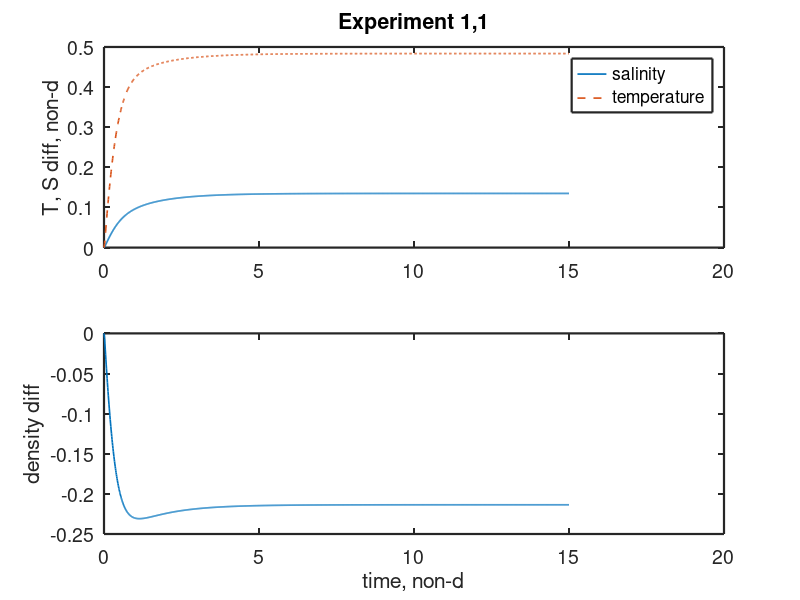
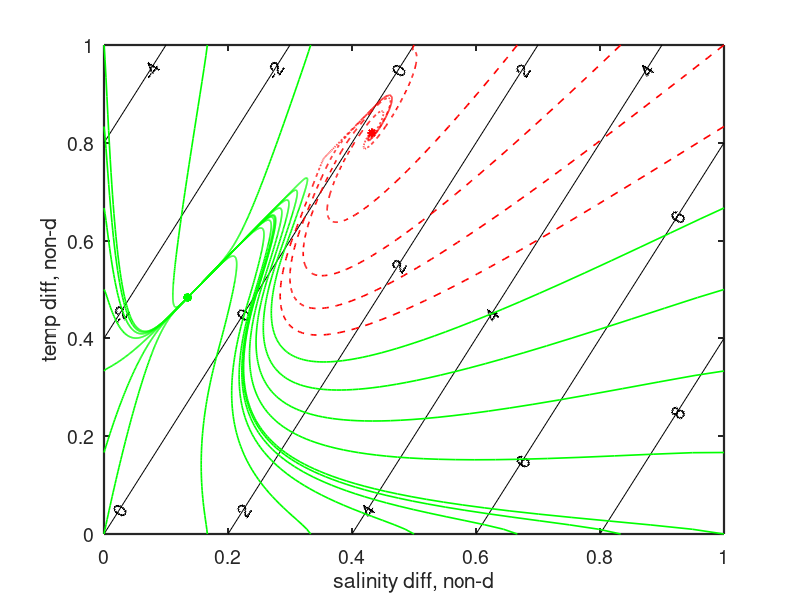
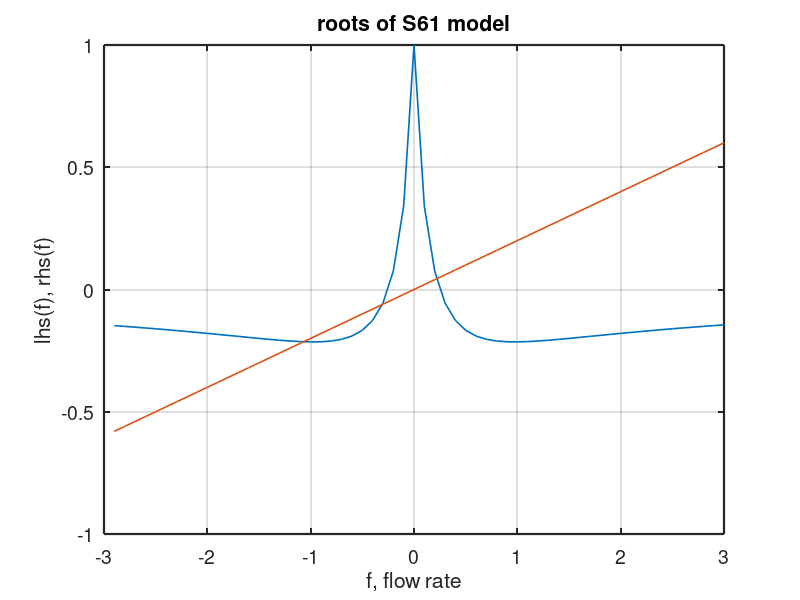

Reproduce these figures in MATLAB, in order.


%  Stommel's 1961 model of convection in coupled boxes. 
%
%  Compute the temperature and salinity difference, here represented
%  by y and x, between two well-stirred boxes that are both
%  in contact with a reservoir that has (y, x) = (1, 1).  Both
%  boxes conduct y and x at rates 1 and delta (delta < 1), and the 
%  density difference between the boxes is given by d = -y + R*x, where
%  we are assuming R > 1, typically.  There can be advection (or 
%  flushing) between the boxes at a rate d*lambda, where the 
%  flushing does not depend upon the sign of the density anomaly.  
%  
%  This code also has 1) flushing with inertia (not especially
%  interesting), 2) a flickering or random temperature
%  perturbation (slightly interesting), and 3) an oscillating 
%  reservoir temperature (hoping for but not yet finding chaos;
%  may be present in parameter regimes not checked).  
%
%  This code has not been fully tested, but seems to reproduce 
%  S61's two cases fairly well when all three of the 'new' things 
%  are turned off, of course.
%
%  Written by Jim Price, April 28, 1999.  Public domain.
%

set(0,'DefaultLineLineWidth',1.2)
set(0,'DefaultTextFontSize',14)
set(0,'DefaultAxesLineWidth',1.6)
set(0,'DefaultAxesFontSize',14)
 
clear; format compact; 
nn = 0;

%  set the model parameters (follows S61, aside from 'new')

R = 2.0;       %  abs of the ratio of the expansion coefficients, x/y
delta = 1/6;   %  conduction rate of salinity wrt temperature
lambda = 0.2;  %  inverse non-d flushing rate; = inf for no flushing
q = 0.;        %  initial flushing rate (0 to 1) 'new'
qdelta = 100.; %  time constant (inertia) for flushing; 'new'
               %    set = 1/dtau for equilibrium flushing as in S61
               %    set = 0.2 for slowly responding flushing 
yres = 1.;     %  steady reservoir y, = 1 for S61 case  'new'
resosc = 0.;   %  amplitude of reservoir y oscillation  'new'            
dtau = 0.01;   %  the time step of non-d time; 0.01 seems OK
nstep = 1500;  %  number of time steps; 1500 is usually 
               %    enough to insure convergence to a steady state
%                 
%  This model version is set up to do integration over a range
%  of initial T,S or y,x from 0 to 1.  The increment of T and S 
%  are set by delT and delS = 1/ni,  where ni is the number of
%  integrations (n1 = 1 to 20 is reasonable).

yres0 = yres;

ni = 6;
delT = 1/ni;   %  make ni = 1 or 2 to reduce the number of
               %     integrations to be done
delS = delT;

for n1=0:delT:1  %  n1 and n2 are used to set the initial T,S
    for n2=0:delS:1

        if n1==0 | n1==1 | n2==0 | n2==1  %  skip all non-boundary initial points

            x(1) = n1;   %  set the initial temperature
            y(1) = n2;   %  set the initial salinity

            for m = 2:nstep

                tau(m) = m*dtau;  %  the non-d time

                %  evaluate the reservoir temperature (y); note that
                %   this temperature is steady if resosc = 0. (the S61 case)

                yres = yres0 + resosc*sin(tau(m)*pi);  

                % the first part of a second order R-K method; time step forward
                %    by half a time step to make a first guess at the new times

                dr = abs(R*x(m-1)   - y(m-1));        %  the density anomaly

                qequil = dr/lambda;                   %  the equilibrium flushing

                yh = y(m-1) + dtau*(yres - y(m-1))/2 - ...
                   dtau*y(m-1)*q/2;                   %  time step the temperature 

                xh = x(m-1) + dtau*delta*(1 - x(m-1))/2 - ...
                   dtau*x(m-1)*q/2;                   %  time step the salinity

                qh = q + dtau*qdelta*(qequil - q)/2;  %  time step the flushing

                % the second part; use the half time step values to make a full step

                dr = abs(R*xh  - yh);

                qequil = dr/lambda;

                y(m) = y(m-1) + dtau*(yres - yh) - ...
                   dtau*qh*yh;  

                x(m) = x(m-1) + dtau*delta*(1 - xh) - ...
                   dtau*qh*xh; 

                q = q + dtau*qdelta*(qequil - qh);

                % now add on a flickering temperature if you want to (or comment out)

                % tflickamp = 0.01;   %  set the amplitude here
                % tflick = tflickamp*unifrnd(-1., 1.);
                % y(m) = y(m) + tflick;

            end  %  end of time step loop

            d = R*x  - y;   %  evaluate the density

            if nn == 0;
                nn = 1;


                %  make a time series plot of the first case only 

                figure(1)
                clf reset

                subplot(2,1,1)
                plot(tau, x,'-', tau, y,'--')
                legend('salinity', 'temperature')
                ylabel('T, S diff, non-d')
                title('Experiment 1,1')

                subplot(2,1,2)
                plot(tau, d)
                xlabel('time, non-d')
                ylabel('density diff')


                %  contour the density (or flushing rate), and add the (T,S)
                %  trajectories on top of the contours

                ym = 0:0.1:1;
                xm = 0:0.1:1;
                for k1 = 1:11
                for k2 = 1:11  
                  dm(k1,k2) = (1/lambda)*(R*xm(k2)  - ym(k1));
                end
                end

                figure(2)
                clf reset

                dc = -10:2:20;
                c = contour(xm, ym, dm, dc,'k');
                clabel(c);
                xlabel('salinity diff, non-d')
                ylabel('temp diff, non-d')

                hold on

            end   %  the if on nn = 0 

            [m1 m2] = size(x);

            %  plot the individual trajectories. 
            %  color code according to which equilibrium point
            %  the trajectory ends up on. this will likely have be 
            %  reset if the model parameters (R, delta, lambda) are changed.

            if d(m2) >= 0
            plot(x, y, 'r--')
            plot(x(m2), y(m2), '*r')

            else 
            plot(x, y, 'g')
            plot(x(m2), y(m2), '*g')
            end

            clear x y d

        end %  or to gate out non-boundary values of n1, n2
    end %  loop on n1
end %  loop on n2


%  make some plots to show where roots (equil. points) are

for k=1:60
f(k) = (k-30)*0.1;
lhs(k) = lambda*f(k);
rhs(k) = (R/(1 + abs(f(k))/delta)) - 1/(1 + abs(f(k)));
end

figure(3)
clf reset
plot(f, rhs, f, lhs)
xlabel('f, flow rate')
ylabel('lhs(f), rhs(f)')
title('roots of S61 model')
grid

%   end of the script
